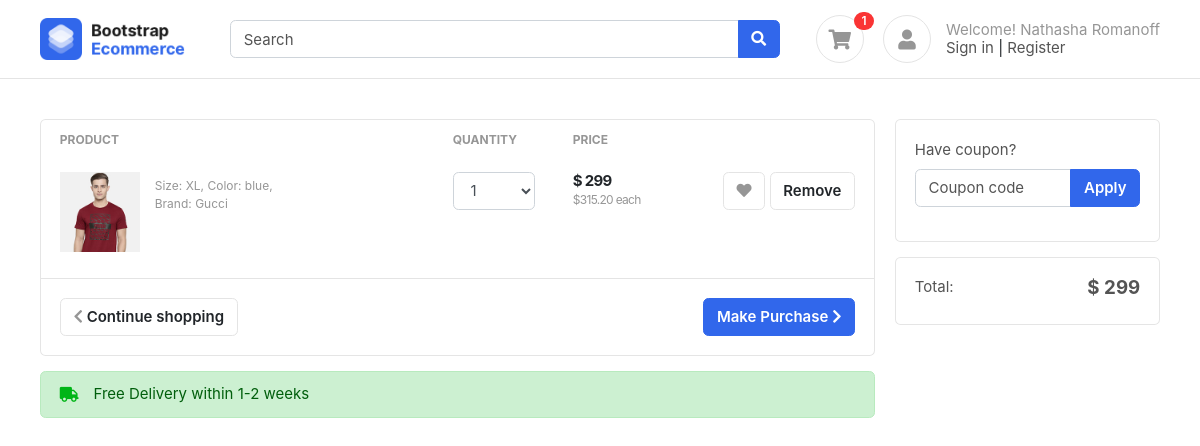
Page /cart/ (signed in) on the committed database.
### accounts/models.py (models this page shows)
class Profile(BaseModel):
    user = models.OneToOneField(User, on_delete=models.CASCADE, related_name='profile')
    is_email_verified = models.BooleanField(default=False)
    email_token = models.CharField(max_length=100, null=True, blank=True)
    profile_image = models.ImageField(upload_to='Foles/Profile')
    def get_cart_count(self):
        return CartItems.objects.filter(cart__is_paid = False, cart__user = self.user).count()

class CartItems(BaseModel):
    cart = models.ForeignKey(Cart, on_delete=models.CASCADE, related_name='cart_item')
    product = models.ForeignKey(Product, on_delete=models.SET_NULL, null=True, blank=True)
    color_variant = models.ForeignKey(ColorVariant, on_delete=models.SET_NULL, null=True, blank=True)
    size_variant = models.ForeignKey(SizeVariant, on_delete=models.SET_NULL, null=True, blank=True)
    def get_product_price(self):
        price = [self.product.price]
        if self.color_variant:
            color_variant_price = self.color_variant.price
            price.append(color_variant_price)
        if self.size_variant:
            size_variant_price = self.size_variant.price
            price.append(size_variant_price)
        return sum(price)

class Cart(BaseModel):
    user = models.ForeignKey(User, on_delete=models.CASCADE, related_name='carts')
    coupon = models.ForeignKey(Coupon, on_delete=models.SET_NULL, null=True, blank=True)
    is_paid = models.BooleanField(default=False)
    def get_cart__total_price(self):
        cart_items = self.cart_item.all()
        price = []
        for cart_item in cart_items:
            price.append(cart_item.product.price)
            if cart_item.color_variant:
                color_variant_price = cart_item.color_variant.price
                price.append(color_variant_price)
            if cart_item.size_variant:
                size_variant_price = cart_item.size_variant.price
                price.append(size_variant_price)
        if self.coupon:
            if self.coupon.minimum_amount < sum(price):
                return sum(price) - self.coupon.discount_price
        else:
            return sum(price)

### products/models.py (models this page shows, shortened)
class Product(BaseModel):
    product_name = models.CharField(max_length=100)
    slug = models.SlugField(unique=True, null=True, blank=True)
    category = models.ForeignKey(Category, on_delete=models.CASCADE, related_name='products')
    price = models.IntegerField()
    product_description = models.TextField()
    color_varient = models.ManyToManyField(ColorVariant, blank=True)
    size_varient = models.ManyToManyField(SizeVariant, blank=True)

class ProductImage(BaseModel):
    product = models.ForeignKey(Product, on_delete=models.CASCADE, related_name='product_images')
    image = models.ImageField(upload_to='Files\Product')

### accounts/views.py (the view, shortened to what this page needs)
# urls.py: path('cart/', views.cart, name='cart'),
def cart(request):
    cart = Cart.objects.get(is_paid=False, user=request.user)
    context = {}
    if cart:
        cart_items = cart.cart_item.all()
        total_price = cart.get_cart__total_price()
        context = {
            'cart': cart,
            'cart_items': cart_items,
            'total_price': total_price
        }
    else:
        context = {
            'cart': None,
            'cart_items': None,
            'total_price': 0,
        }
    return render(request, 'accounts/cart.html', context)

### templates/accounts/cart.html (shortened to what this page needs)
{% extends "base/base.html" %}
{% block start %}
<section class="section-content padding-y">
    <div class="container">
        <div class="row">
            <main class="col-md-9">
    <div class="card">
        <table class="table table-borderless table-shopping-cart">
    <thead class="text-muted">
        <tr class="small text-uppercase">
            <th scope="col">Product</th>
            <th scope="col" width="120">Quantity</th>
            <th scope="col" width="120">Price</th>
            <th scope="col" class="text-right" width="200"> </th>
        </tr>
    </thead>
    <tbody>
        {% for cart_item in cart.cart_item.all %}
        <tr>
            <td>
                <figure class="itemside">
                    <div class="aside"><img src="{{ cart_item.product.product_images.first.image.url }}" class="img-sm"></div>
                    <figcaption class="info">
                        <p class="text-muted small">Size: XL, Color: blue, <br> Brand: Gucci</p>
                    </figcaption>
                </figure>
            </td>
            <td>
                <select class="form-control">
                    <option>1</option>
                </select>
            </td>
            <td>
                <div class="price-wrap">
                    <var class="price">$ {{ cart_item.get_product_price }}</var>
                    <small class="text-muted"> $315.20 each </small>
                </div>
            </td>
            <td class="text-right">
                <a data-original-title="Save to Wishlist" title="" href="" class="btn btn-light" data-toggle="tooltip"> <i class="fa fa-heart"></i></a>
                <a href=" {% url 'remove_cart' cart_item.uid %} " class="btn btn-light"> Remove</a>
            </td>
        </tr>
        {% endfor %}
    </tbody>
    </table>
    <div class="card-body border-top">
        <a href="#" class="btn btn-primary float-md-right"> Make Purchase <i class="fa fa-chevron-right"></i> </a>
        <a href="#" class="btn btn-light"> <i class="fa fa-chevron-left"></i> Continue shopping </a>
    </div>
</div>
<div class="alert alert-success mt-3">
    <p class="icontext"><i class="icon text-success fa fa-truck"></i> Free Delivery within 1-2 weeks</p>
</div>
</main>
<aside class="col-md-3">
    <div class="card mb-3">
        <div class="card-body">
            <form method="post">
                <div class="form-group">
                    <label>Have coupon?</label>
                    <div class="input-group">
                            <input type="text" class="form-control" name="coupon" placeholder="Coupon code">
                            <span class="input-group-append">
                                <button type="submit" class="btn btn-primary">Apply</button>
                            </span>
                        </div>
                    </div>
                </form>
                </div>
            </div>
            <div class="card">
                <div class="card-body">
                        <dl class="dlist-align">
                            <dt>Total:</dt>
                            <dd class="text-right  h5"><strong>$ {{cart.get_cart__total_price}}</strong></dd>
                        </dl>
                    </div>
            </div>
        </aside>
    </div>
</div>
</section>
{% endblock start %}

### templates/base/base.html (shortened to what this page needs)
{% load static %}
<!DOCTYPE HTML>
<html lang="en">
<head>
<link href="{% static 'assets/css/bootstrap.css' %} " rel="stylesheet" type="text/css"/>
<link href="{% static '/assets/fontawesome/css/all.min.css' %} " type="text/css" rel="stylesheet">
<link href="{% static '/assets/css/ui.css' %} " rel="stylesheet" type="text/css"/>
<link href="{% static '/assets/css/responsive.css' %} " rel="stylesheet" />
</head>
<body>
	<header class="section-header">
		<section class="header-main border-bottom">
			<div class="container">
		<div class="row align-items-center">
			<div class="col-lg-2 col-4">
				<div class="brand-wrap">
					<img class="logo" src="{% static '/assets/images/logo.png' %} ">
				</div>
			</div>
			<div class="col-lg-6 col-sm-12">
				<form action="#" class="search">
					<div class="input-group w-100">
						<input type="text" class="form-control" placeholder="Search">
						<div class="input-group-append">
						  <button class="btn btn-primary" type="submit">
							<i class="fa fa-search"></i>
						  </button>
						</div>
					</div>
				</form>
			</div>
			<div class="col-lg-4 col-sm-6 col-8">
				<div class="widgets-wrap float-md-right">
					<div class="widget-header  mr-3">
						<a href=" {% url 'cart' %} " class="icon icon-sm rounded-circle border"><i class="fa fa-shopping-cart"></i></a>
						<span class="badge badge-pill badge-danger notify">{{ request.user.profile.get_cart_count }}</span>
					</div>
					<div class="widget-header icontext">
						<a href="#" class="icon icon-sm rounded-circle border"><i class="fa fa-user"></i></a>
						<div class="text">
							<span class="text-muted">Welcome! {{ request.user.first_name }} {{ request.user.last_name }}</span>
							<div>
								<a href="#">Sign in</a> |
								<a href="#"> Register</a>
							</div>
						</div>
					</div>
				</div>
			</div>
		</div>
			</div>
		</section>
		</header>
		{% block start %}
		{% endblock start %}

### static/assets/css/ui.css (style rules this page uses)
html { font-family: 'Inter', sans-serif; font-size: 15px; }
.price-wrap { letter-spacing: -0.7px; }
.icon-xs, .icon-sm, .icon-md, .icon-lg { display: inline-block; text-align: center; flex-shrink: 0; flex-grow: 0; }
.icon-sm { width: 48px; height: 48px; line-height: 48px; font-size: 20px; }
.img-xs, .img-sm, .img-md, .img-lg { object-fit: cover; flex-shrink: 0; flex-grow: 0; }
.img-sm { width: 80px; height: 80px; }
.padding-y { padding-top: 40px; padding-bottom: 40px; }
var { font-style: normal; }
figure { margin-bottom: 0; }
article:after, .form-group:after { display: block; clear: both; content: ""; }
p:last-child { margin-bottom: 0; }
.header-main { position: relative; padding-top: 1rem; padding-bottom: 1rem; }
.brand-wrap .logo, .navbar-brand .logo { margin-right: 7px; max-height: 42px; display: inline-block; }
.widget-header { display: inline-block; vertical-align: middle; position: relative; }
.widget-header a { color: #545454; }
.widget-header i { color: #969696; }
.widget-header .notify { position: absolute; top: -3px; right: -10px; }
.btn-light { background-color: #fff; border-color: #e4e4e4; }
.btn-light i { color: #969696; }
.itemside { position: relative; display: flex; width: 100%; }
.itemside .aside { position: relative; flex-shrink: 0; }
.itemside .info { padding-left: 15px; padding-right: 7px; }
.itemside p { margin-bottom: 0; }
[class*="dlist-"] { margin-bottom: 5px; }
[class*="dlist-"] dd { margin-bottom: 0; }
.dlist-align { display: flex; }
.dlist-align dt { width: 120px; word-wrap: break-word; font-weight: normal; }
.dlist-align dd { flex-grow: 1; }
.icontext { display: inline-flex; align-items: center; vertical-align: middle; }
.icontext .text { width: 100%; line-height: 1.2; color: #212529; }
.icontext .icon { position: relative; margin-right: 15px; flex-shrink: 0; flex-grow: 0; }
.notify { position: absolute; top: -4px; right: -10px; display: inline-block; padding: .25em .6em; font-size: 12px; line-height: 1; text-align: center; border-radius: 3rem; color: #fff; background-color: #fa3434; }
.price { font-weight: 600; color: #212529; }
.table-shopping-cart.table td, .table-shopping-cart.table th { padding-left: 1.25rem; padding-right: 1.25rem; }
.table-shopping-cart .price-wrap { line-height: 1.2; }
.table-shopping-cart .price { font-weight: bold; margin-right: 5px; display: block; }

### rows in the picture
CartItems: product.product_images.first.image (picture), get_product_price "299"
Cart: get_cart__total_price "299"

### other values in the picture
{{ request.user.profile.get_cart_count }} "1"
{{ request.user.first_name }} "Nathasha"
{{ request.user.last_name }} "Romanoff"
